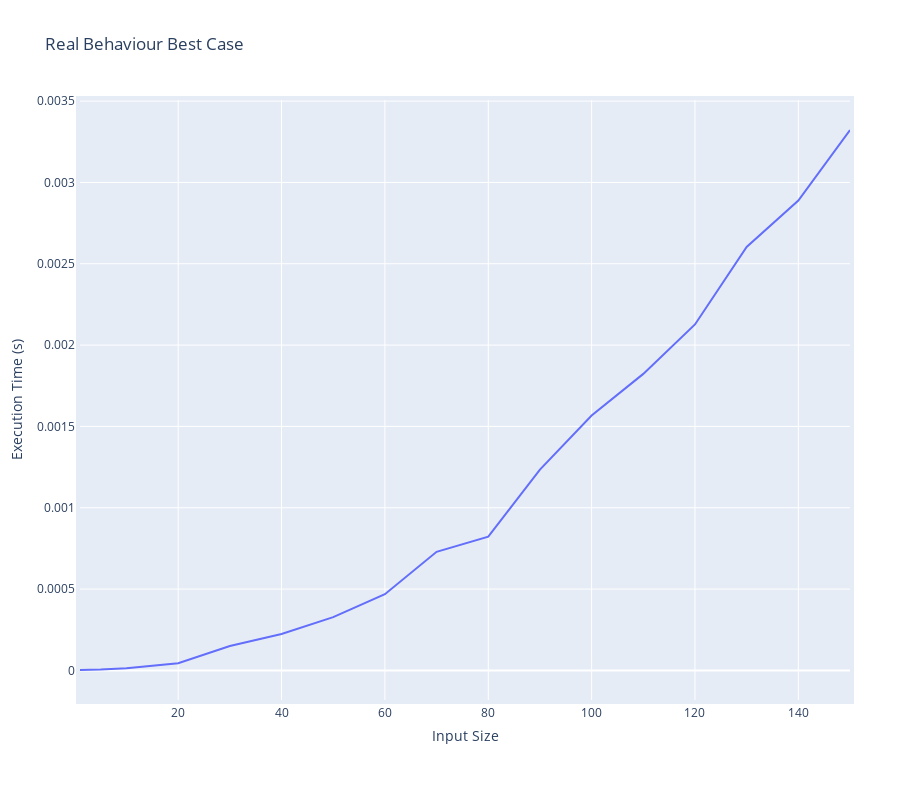

The notebook cell this image was saved under:
### Code cell
# Graphs for real executions

fig = go.Figure()

fig.add_trace(go.Scatter(x=input_sizes_list, y=execution_best_case,
                    mode='lines',
                    name='Real Behaviour Best Case'))

# change color


fig.update_layout(title='Real Behaviour Best Case',
                     xaxis_title='Input Size',
                     yaxis_title='Execution Time (s)')

# change figure size
fig.update_layout(
    autosize=False,
    width=900,
    height=800,
    margin=dict(
        l=50,
        r=50,
        b=100,
        t=100,
        pad=4
    ),
    paper_bgcolor="White",
)
fig.show()

### Figure 1 — Plotly figure (JSON) as saved in the notebook; plotly's stock layout.template omitted (floating-point values rounded to 4 significant figures)
{"data": [{"mode": "lines", "name": "Real Behaviour Best Case", "type": "scatter", "x": [1, 5, 10, 20, 30, 40, 50, 60, 70, 80, 90, 100, 110, 120, 130, 140, 150], "y": [2.5e-06, 4.9e-06, 1.29e-05, 4.46e-05, 0.0001501, 0.0002235, 0.0003272, 0.0004686, 0.0007292, 0.000822, 0.001234, 0.001567, 0.001823, 0.002127, 0.002603, 0.002888, 0.003322]}], "layout": {"autosize": false, "height": 800, "margin": {"b": 100, "l": 50, "pad": 4, "r": 50, "t": 100}, "paper_bgcolor": "White", "title": {"text": "Real Behaviour Best Case"}, "width": 900, "xaxis": {"title": {"text": "Input Size"}}, "yaxis": {"title": {"text": "Execution Time (s)"}}}}
